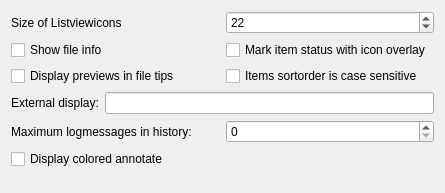
<ui version="4.0" >
 <class>DisplaySettings</class>
 <widget class="QWidget" name="DisplaySettings" >
  <property name="geometry" >
   <rect>
    <x>0</x>
    <y>0</y>
    <width>445</width>
    <height>193</height>
   </rect>
  </property>
  <property name="windowTitle" >
   <string>Settings</string>
  </property>
  <layout class="QVBoxLayout" >
   <item>
    <layout class="QGridLayout" >
     <item row="0" column="0" >
      <widget class="QLabel" name="m_ListIconsSize_label" >
       <property name="text" >
        <string>Size of Listviewicons</string>
       </property>
       <property name="wordWrap" >
        <bool>false</bool>
       </property>
      </widget>
     </item>
     <item row="0" column="1" >
      <widget class="KIntSpinBox" name="kcfg_listview_icon_size" >
       <property name="value" >
        <number>22</number>
       </property>
       <property name="maxValue" stdset="0" >
        <number>128</number>
       </property>
       <property name="minValue" stdset="0" >
        <number>16</number>
       </property>
      </widget>
     </item>
    </layout>
   </item>
   <item>
    <layout class="QGridLayout" >
     <item row="1" column="1" >
      <widget class="QCheckBox" name="kcfg_case_sensitive_sort" >
       <property name="text" >
        <string>Items sortorder is case sensitive</string>
       </property>
      </widget>
     </item>
     <item row="0" column="0" >
      <widget class="QCheckBox" name="kcfg_display_file_tips" >
       <property name="whatsThis" >
        <string>Here you can control if, when moving the mouse over a file, you want to see a small popup window with additional information about that file</string>
       </property>
       <property name="text" >
        <string>Show file info</string>
       </property>
      </widget>
     </item>
     <item row="0" column="1" >
      <widget class="QCheckBox" name="kcfg_display_overlays" >
       <property name="toolTip" >
        <string>Mark subversion states with an overlayed icon</string>
       </property>
       <property name="whatsThis" >
        <string>&lt;p align="left">
Mark an items with non-normal state with an overlayed icon. When you wish to
see which items has newer items in repository you may have to set "Check for updates on open" in Subversion-Dialog.
&lt;/p></string>
       </property>
       <property name="text" >
        <string>Mark item status with icon overlay</string>
       </property>
      </widget>
     </item>
     <item row="1" column="0" >
      <widget class="QCheckBox" name="kcfg_display_previews_in_file_tips" >
       <property name="whatsThis" >
        <string>Here you can control if you want the popup window to contain a larger preview for the file, when moving the mouse over it</string>
       </property>
       <property name="text" >
        <string>Display previews in file tips</string>
       </property>
      </widget>
     </item>
    </layout>
   </item>
   <item>
    <layout class="QGridLayout" >
     <item row="0" column="0" >
      <widget class="QLabel" name="m_display_label" >
       <property name="text" >
        <string>External display:</string>
       </property>
       <property name="wordWrap" >
        <bool>false</bool>
       </property>
      </widget>
     </item>
     <item row="0" column="1" >
      <widget class="KLineEdit" name="kcfg_external_display" >
       <property name="whatsThis" >
        <string>&lt;p align="left">
Enter an external program for opening file on doubleclick in form
&lt;br>
&lt;tt>&amp;lt;program&amp;gt;&lt;/tt>
&lt;/p>
&lt;p>
When kde-default is wanted for opening on double click, enter &amp;quot;default&amp;quot; and kde selects action.
&lt;/p></string>
       </property>
      </widget>
     </item>
    </layout>
   </item>
   <item>
    <layout class="QGridLayout" >
     <item row="0" column="0" >
      <widget class="QLabel" name="m_MaxLogLabel" >
       <property name="text" >
        <string>Maximum logmessages in history:</string>
       </property>
       <property name="wordWrap" >
        <bool>false</bool>
       </property>
      </widget>
     </item>
     <item row="0" column="1" >
      <widget class="KIntSpinBox" name="kcfg_max_log_messages" >
       <property name="maxValue" stdset="0" >
        <number>150</number>
       </property>
       <property name="minValue" stdset="0" >
        <number>0</number>
       </property>
      </widget>
     </item>
    </layout>
   </item>
   <item>
    <widget class="QCheckBox" name="kcfg_colored_blame" >
     <property name="text" >
      <string>Display colored annotate</string>
     </property>
    </widget>
   </item>
   <item>
    <spacer>
     <property name="orientation" >
      <enum>Qt::Vertical</enum>
     </property>
     <property name="sizeType" >
      <enum>QSizePolicy::Expanding</enum>
     </property>
     <property name="sizeHint" >
      <size>
       <width>20</width>
       <height>20</height>
      </size>
     </property>
    </spacer>
   </item>
  </layout>
 </widget>
 <layoutdefault spacing="6" margin="11" />
 <pixmapfunction>qPixmapFromMimeSource</pixmapfunction>
 <customwidgets>
  <customwidget>
   <class>KIntSpinBox</class>
   <extends>QSpinBox</extends>
   <header>knuminput.h</header>
  </customwidget>
  <customwidget>
   <class>KLineEdit</class>
   <extends>QLineEdit</extends>
   <header>klineedit.h</header>
  </customwidget>
 </customwidgets>
 <includes>
  <include location="local" >knuminput.h</include>
  <include location="local" >klineedit.h</include>
  <include location="local" >knuminput.h</include>
 </includes>
 <resources/>
 <connections>
  <connection>
   <sender>kcfg_display_file_tips</sender>
   <signal>toggled(bool)</signal>
   <receiver>DisplaySettings</receiver>
   <slot>dispFileInfotoggled(bool)</slot>
   <hints>
    <hint type="sourcelabel" >
     <x>20</x>
     <y>20</y>
    </hint>
    <hint type="destinationlabel" >
     <x>20</x>
     <y>20</y>
    </hint>
   </hints>
  </connection>
  <connection>
   <sender>kcfg_external_display</sender>
   <signal>selectionChanged()</signal>
   <receiver>DisplaySettings</receiver>
   <slot>diffDispChanged()</slot>
   <hints>
    <hint type="sourcelabel" >
     <x>20</x>
     <y>20</y>
    </hint>
    <hint type="destinationlabel" >
     <x>20</x>
     <y>20</y>
    </hint>
   </hints>
  </connection>
 </connections>
</ui>
